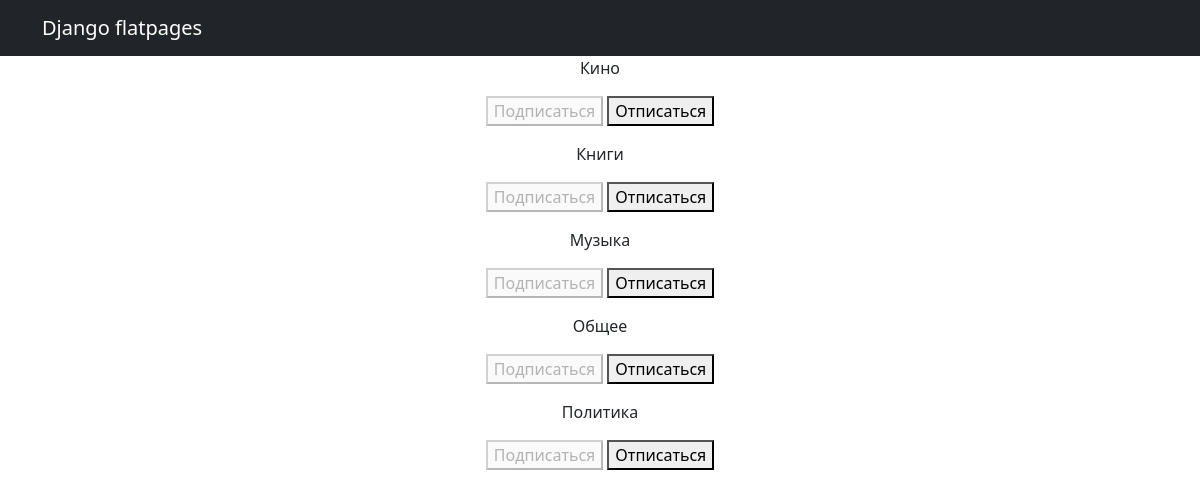
Page /subscriptions/ (signed in) on the committed database.
### NewsPortal/models.py (models this page shows, shortened)
class Category(models.Model):
	name = models.CharField(max_length=30, unique=True)
	subscriber = models.ManyToManyField(User, through='Subscription')

### NewsPortal/views.py (the view, shortened to what this page needs)
# urls.py: path('subscriptions/', subscriptions, name='subscriptions')
@login_required
@csrf_protect
def subscriptions(request):
    categories_with_subscriptions = Category.objects.annotate(
        user_subscribed=Exists(
            Subscription.objects.filter(
                user=request.user,
                to_category=OuterRef('pk'),
            )
        )
    ).order_by('name')
    return render(
        request,
        'subscriptions.html',
        {'categories': categories_with_subscriptions},
    )

### templates/subscriptions.html (shortened to what this page needs)
{% extends 'flatpages/default.html' %}
{% block content %}
    {% for category in categories %}
        <p>
            {{ category.name }}
            <form method="post">
                {% if category.user_subscribed %}
                    <button disabled>Подписаться</button>
                    <button name="action" value="unsubscribe">Отписаться</button>
                {% else %}
                    <button name="action" value="subscribe">Подписаться</button>
                    <button disabled>Отписаться</button>
                {% endif %}
            </form>
        </p>
    {% endfor %}
{% endblock content %}

### rows in the picture
Category: name "Кино", shows "Подписаться"
Category: name "Книги", shows "Подписаться"
Category: name "Музыка", shows "Подписаться"
Category: name "Общее", shows "Подписаться"
Category: name "Политика", shows "Подписаться"
